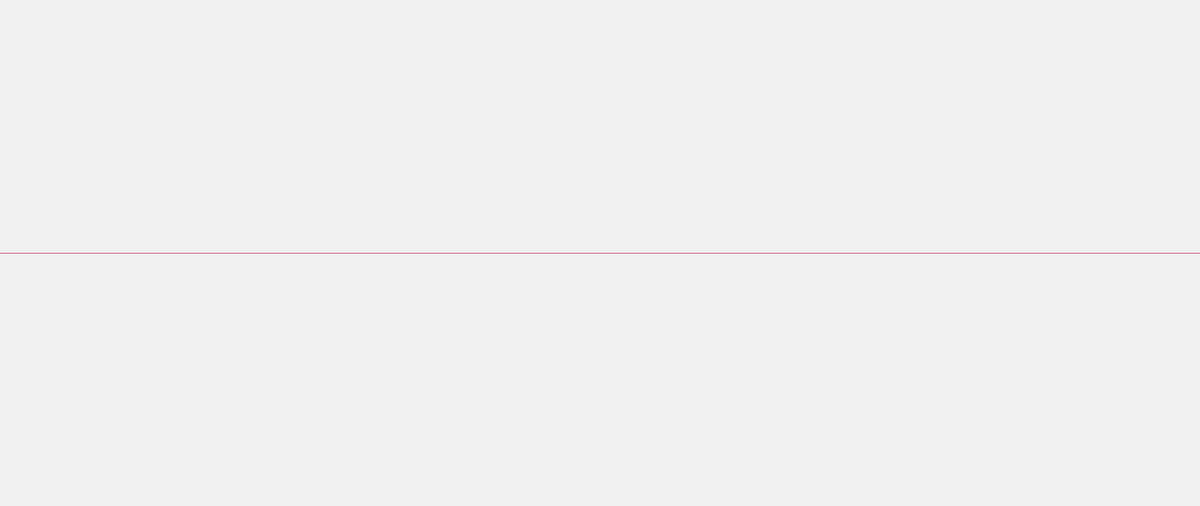
Frame 1 (no input)
Frame 2 (the mouse pressed at the canvas centre, redrawn once): identical to frame 1, image omitted

The Processing sketch that drew this single still picture (run headless with seeded random() and noise(); the mouse was pressed at the canvas centre and the sketch redrawn once):

// Processing sketch: thin_red_line_the
// ── thin_red_line_the.pde
// Manuale di Programmazione Cinematografica
// Daniele Olmisani, 2015

// The thin red line

final color PAPER = color(240, 240, 240);
final color INK = color(190, 0, 50);

void setup() {
  size(2560, 1080);
  noLoop();
}

void draw() {
  background(PAPER);
  stroke(INK);
  line(0, height/2.0, width, height/2.0);
  
  save("the-thin-red-line.png");
}
  
